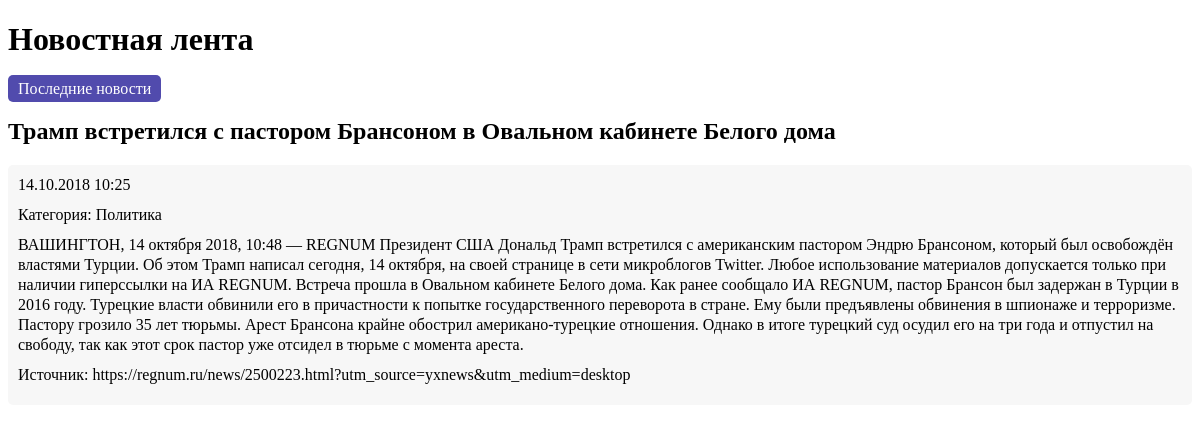
Page /news/news.php?act=show&id=2 on the committed database.
### tables this page shows
CREATE TABLE msgs(
							id INTEGER PRIMARY KEY AUTOINCREMENT,
							title TEXT,
							category INTEGER,
							description TEXT,
							text TEXT,
							source TEXT,
							datetime INTEGER);

### news/classes/Core.class.php (called while the page is built, shortened)
<?php
class Core{
    static function clearInt($value){
		return abs((int)$value);
	}
}

### news/classes/NewsDB.class.php (called while the page is built, shortened)
<?php
class NewsDB implements INewsDB, IteratorAggregate{
	private $_db;
	function __construct(){
	    $dsn_params = array();
        $dsn_params['type'] = 'sqlite';
        $dsn_params['name'] = self::DB_NAME;
	    $this->_db = new DB($dsn_params);
        $this->getCategories();
	}
	function getNewsItem($id){
        $sql = "SELECT
                title,
                category.name as category,
                text,
                source,
                datetime
            FROM msgs, category
            WHERE
                category.id = msgs.category
                AND msgs.id = :id";
        $stmt = $this->_db->prepare($sql);
        $stmt->bindParam(':id', $id, PDO::PARAM_INT);
        $item = $stmt->execute();
        return $stmt->fetch(PDO::FETCH_ASSOC);
	}
	function getCategories(){
		$sql = "SELECT id, name
				FROM category
				ORDER BY name ASC";
		$items = $this->_db->query($sql);
		while ($item = $items->fetch(PDO::FETCH_ASSOC)){
		    $this->_categories[$item['id']] = $item['name'];
        }
	}
}

### news/classes/Logger.class.php (called while the page is built, shortened)
<?php
class Logger{
    static private $instance = null;
    public static function getInstance(){
        if (self::$instance == null) {
            self::$instance = new self;
        }
        return self::$instance;
    }
}

### news/classes/DB.class.php (called while the page is built, shortened)
<?php
class DB implements IDB{
    private $_db;
    private $logger;
    function __construct($dsn_params){
        $this->logger = Logger::getInstance();
        try {
            $dsn = $dsn_params['type'].":".$dsn_params['name'];
            $this->_db = new PDO($dsn);
            $this->_db->setAttribute(PDO::ATTR_ERRMODE, PDO::ERRMODE_EXCEPTION);
        }
        catch (PDOException $e){
            $error = "\"".implode(',', $this->_db->errorInfo())."\" in file ".$e->getFile()." on line ".$e->getLine();
            $this->logger->writeLog($error, self::LOG_FILE);
            die('Не удалось создать таблицы в базе данных');
        }
    }
    function query($sql){
        try {
            $result = $this->_db->query($sql);
        }
        catch (PDOException $e){
            $error = "\"".implode(',', $this->_db->errorInfo())."\" in file ".$e->getFile()." on line ".$e->getLine();
            $this->logger->writeLog($error, self::LOG_FILE);
            die('Не удалось выполнить запрос');
        }
        return $result;
    }
    function prepare($sql){
        return $this->_db->prepare($sql);
    }
}

### news/news.php (the view, shortened to what this page needs)
<?php
$news = new NewsDB();
?>
<!DOCTYPE html>
<html lang="ru">
	<head>
		<link rel="stylesheet" href="css/style.css">
	</head>
	<body>
		<h1>Новостная лента</h1>
            <?
        if (isset($_GET['act']) && $_GET['act'] == 'show') {
			?>
			<a class='btn' href='news.php'>Последние новости</a>
			<?
			$id = Core::clearInt($_GET['id']);
			if ($id) {
				$news_item = $news->getNewsItem($id);
				if ($news_item) {
					?>
					<h2><?=$news_item['title']?></h2>
					<div class='news__item'>
						<div class='news__date'><?=date('d.m.Y H:i', $news_item['datetime'])?></div>
						<div class='news__category'>Категория: <?=$news_item['category']?></div>
						<div class='news__text'><?=$news_item['text']?></div>
						<div class='news__source'>Источник: <a href='<?=$news_item['source']?>' target=_blank><?=$news_item['source']?></a></div>
					</div>
					<?
				}
				else {
					?>
					<div class="empty-news">Новость не найдена!</div>
					<?
				}
			}
			else {
				?>
				<div class="empty-news">Новость не найдена!</div>
				<?
			}
		}
		?>
	</body>
</html>

### news/css/style.css (style rules this page uses)
* { box-sizing: border-box; }
html { font-size: 16px; }
a { color: #000; text-decoration: none }
.news__item { padding: 10px; border-radius: 5px; background: #f7f7f7; margin: 10px 0; line-height: 20px; }
.news__category { margin: 10px 0 }
.news__source { margin: 10px 0 }
.btn { padding: 5px 10px; border-radius: 5px; background: #514bad; color: #fff; text-decoration: none; border: none; }

### rows in the picture
msgs: title "Трамп встретился с пастором Брансоном в Овальном кабинете Белого дома‍", datetime "14.10.2018 10:25", text "ВАШИНГТОН, 14 октября 2018, 10:48 — REGNUM Президент США Дональд Трамп встретился с американским пастором Эндрю Брансоном, который был освобождён властями Турции. Об этом Трамп написал сегодня, 14 октября, на своей странице в сети микроблогов Twitter. Любое использование материалов допускается только при наличии гиперссылки на ИА REGNUM. Встреча прошла в Овальном кабинете Белого дома. Как ранее сообщало ИА REGNUM, пастор Брансон был задержан в Турции в 2016 году. Турецкие власти обвинили его в причастности к попытке государственного переворота в стране. Ему были предъявлены обвинения в шпионаже и терроризме. Пастору грозило 35 лет тюрьмы. Арест Брансона крайне обострил американо-турецкие…", source "https://regnum.ru/news/2500223.html?utm_source=yxnews&utm_medium=desktop"

### other values in the picture
$news_item['category'] "Политика"
